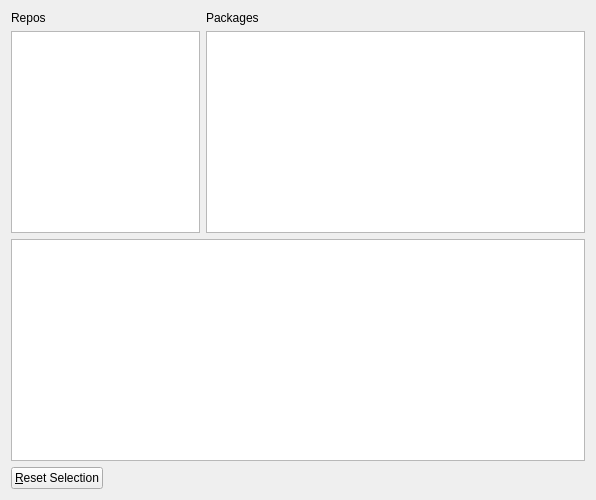
<?xml version="1.0" encoding="UTF-8"?>
<ui version="4.0">
 <class>packagesPage</class>
 <widget class="QWidget" name="packagesPage">
  <property name="geometry">
   <rect>
    <x>0</x>
    <y>0</y>
    <width>596</width>
    <height>500</height>
   </rect>
  </property>
  <property name="windowTitle">
   <string>Form</string>
  </property>
  <layout class="QVBoxLayout" name="verticalLayout_4">
   <item>
    <layout class="QVBoxLayout" name="verticalLayout_3">
     <item>
      <layout class="QHBoxLayout" name="horizontalLayout" stretch="50,100">
       <item>
        <layout class="QVBoxLayout" name="verticalLayout">
         <item>
          <widget class="QLabel" name="label">
           <property name="text">
            <string>Repos</string>
           </property>
          </widget>
         </item>
         <item>
          <widget class="QListWidget" name="reposListWidget"/>
         </item>
        </layout>
       </item>
       <item>
        <layout class="QVBoxLayout" name="verticalLayout_2">
         <property name="sizeConstraint">
          <enum>QLayout::SetMaximumSize</enum>
         </property>
         <item>
          <widget class="QLabel" name="label_2">
           <property name="text">
            <string>Packages</string>
           </property>
          </widget>
         </item>
         <item>
          <widget class="QListWidget" name="packagesListWidget">
           <property name="sizePolicy">
            <sizepolicy hsizetype="Expanding" vsizetype="Expanding">
             <horstretch>0</horstretch>
             <verstretch>0</verstretch>
            </sizepolicy>
           </property>
          </widget>
         </item>
        </layout>
       </item>
      </layout>
     </item>
     <item>
      <widget class="QTextEdit" name="packageDescriptionTextEdit">
       <property name="readOnly">
        <bool>true</bool>
       </property>
      </widget>
     </item>
    </layout>
   </item>
   <item>
    <layout class="QHBoxLayout" name="horizontalLayout_2">
     <item>
      <widget class="QPushButton" name="resetPushButton">
       <property name="text">
        <string>&amp;Reset Selection</string>
       </property>
      </widget>
     </item>
     <item>
      <spacer name="horizontalSpacer">
       <property name="orientation">
        <enum>Qt::Horizontal</enum>
       </property>
       <property name="sizeHint" stdset="0">
        <size>
         <width>388</width>
         <height>20</height>
        </size>
       </property>
      </spacer>
     </item>
    </layout>
   </item>
  </layout>
 </widget>
 <resources/>
 <connections/>
</ui>
